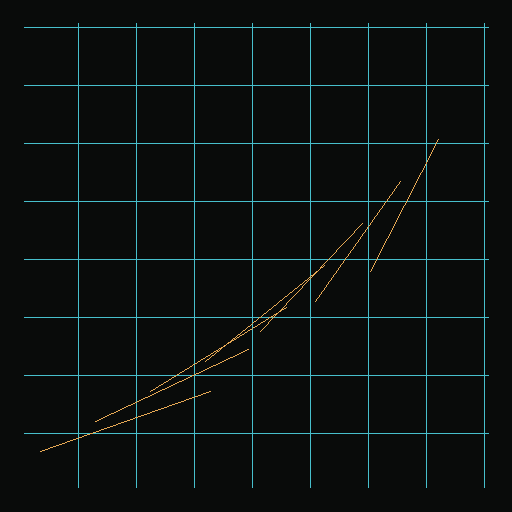
#> input picture art-source/blender/v0342/v0342_uv.png, 512 x 512 px
$ python buildV0292BarrosanSelectedCardMessageFormatRepairPack.py ../../art-source/blender/v0342
#> lines starting #> are read from the running program, lines starting #| are printed output that depends on the picture
import json
import statistics
import sys
from pathlib import Path
from PIL import Image, ImageDraw, ImageStat

root = Path(sys.argv[1])
preflight = Image.new("RGB", (1600, 900), "#101511")
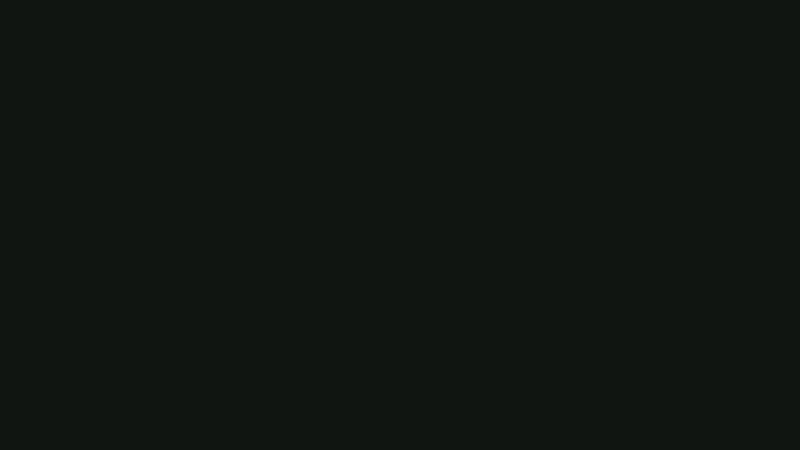
#> preflight: PIL image 1600x900 RGB (shown at 1/2 size); mean R, G, B 16, 21, 17
draw = ImageDraw.Draw(preflight)
draw.rectangle((70, 70, 1530, 830), outline="#65e6d8", width=3)
draw.text((110, 115), "v0.292 PREFLIGHT - SELECTED CARD MESSAGE FORMAT REPAIR", fill="#e8d99d")
draw.text((110, 205), "Base HEAD: 5773547e95a4cb684bdbbe8ab03565d60865d9b5", fill="#ffffff")
draw.text((110, 265), "Baseline exact-SHA Actions: 28752312583 - success", fill="#9fe2a3")
draw.text((110, 365), "Scope: selected-card text and global-instruction placement only.", fill="#ffffff")
draw.text((110, 425), "No gameplay, state progression, launch, deployment, movement, combat, or economy mutation.", fill="#d7c98f")
preflight.save(root / "01_v0292_preflight_head_ci_resolution.png")
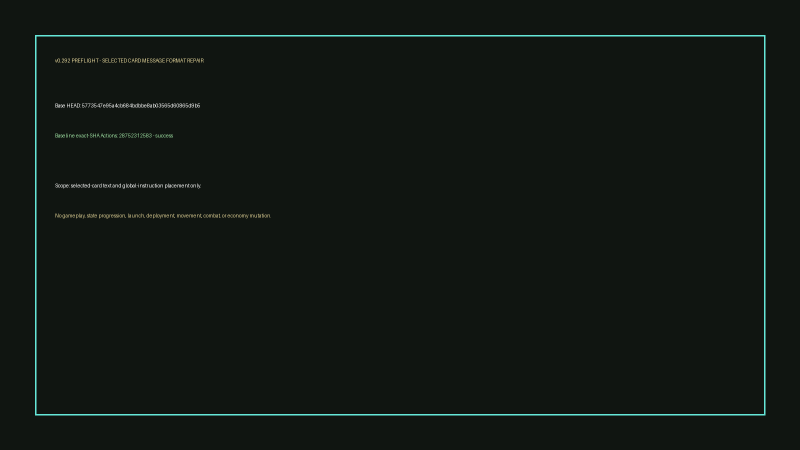
#> saved as 01_v0292_preflight_head_ci_resolution.png: PIL image 1600x900 RGB (shown at 1/2 size); mean R, G, B 17.3, 23.4, 19.3
images = sorted(path for path in root.glob("*.png") if "contact_sheet" not in path.name and "black_frame" not in path.name)
stats = []
for path in images:
    image = Image.open(path).convert("RGB")
#> image is the input picture: PIL image 512x512 RGB; mean R, G, B 11.5, 16.6, 15.7
    sample = image.resize((160, 90))
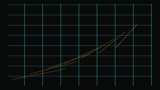
#> sample: PIL image 160x90 RGB; mean R, G, B 11.5, 16.6, 15.7
    pixels = list(sample.getdata())
#> pixels = 14400 items, first 6: (9, 11, 10), (9, 11, 10), (9, 11, 10), (9, 11, 10), (9, 11, 10), (9, 11, 10)
    values = [0.2126 * p[0] + 0.7152 * p[1] + 0.0722 * p[2] for p in pixels]
#> values = 14400 values, max 86.69 at index 7777, min 3.43 at index 10779, mean 15.49
    stats.append({"fileName": path.name, "bytes": path.stat().st_size, "width": image.width, "height": image.height, "sampleUniqueColors": len(set(pixels)), "meanBrightness": round(sum(values) / len(values), 3), "brightnessStdDev": round(ImageStat.Stat(sample).var[0] ** 0.5, 3)})
(root / "v0292-black-frame-stats.json").write_text(json.dumps({"stats": stats}, indent=2) + "\n", encoding="utf-8")
report = Image.new("RGB", (1600, 900), "#101511")
draw = ImageDraw.Draw(report)
draw.rectangle((60, 60, 1540, 840), outline="#65e6d8", width=3)
draw.text((100, 105), "v0.292 BLACK-FRAME REJECTION REPORT", fill="#e8d99d")
draw.text((100, 185), f"PNG files inspected: {len(stats)}", fill="#ffffff")
draw.text((100, 235), f"Minimum unique colors: {min(s['sampleUniqueColors'] for s in stats)}", fill="#9fe2a3")
draw.text((100, 285), f"Minimum brightness: {min(s['meanBrightness'] for s in stats)}", fill="#9fe2a3")
draw.text((100, 365), "PASS - review evidence is non-flat and non-black.", fill="#9fe2a3")
draw.text((100, 435), "Selected-card text is separated from all global instruction text.", fill="#ffffff")
report.save(root / "28_v0292_black_frame_rejection_report.png")
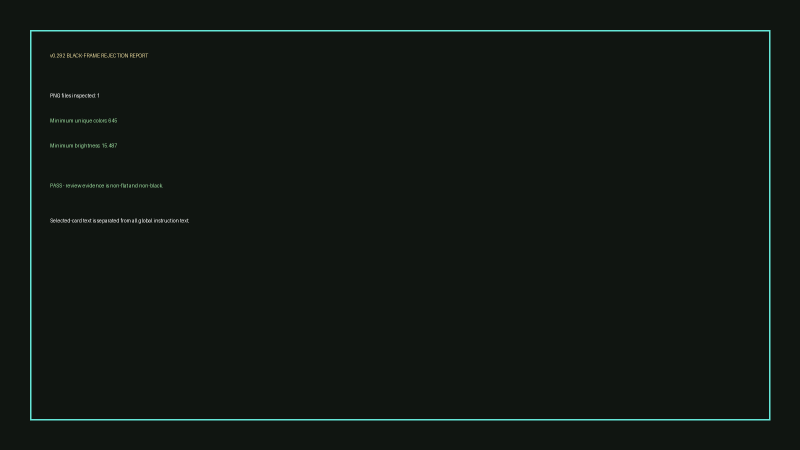
#> saved as 28_v0292_black_frame_rejection_report.png: PIL image 1600x900 RGB (shown at 1/2 size); mean R, G, B 17.1, 23.3, 19.2
tiles = []
for path in images + [root / "28_v0292_black_frame_rejection_report.png"]:
    image = Image.open(path).convert("RGB")
    image.thumbnail((560, 315))
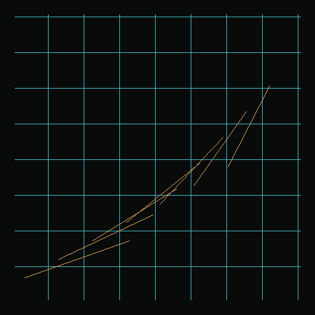
#> image: PIL image 315x315 RGB; mean R, G, B 11.5, 16.6, 15.7
    tile = Image.new("RGB", (580, 350), "#151b14")
    tile.paste(image, ((580 - image.width) // 2, 28))
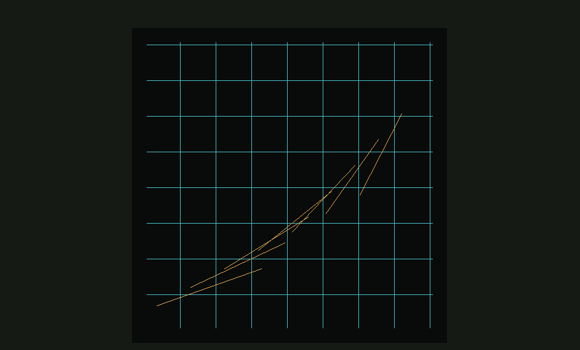
#> tile: PIL image 580x350 RGB; mean R, G, B 16.4, 21.9, 17.9
    ImageDraw.Draw(tile).text((10, 7), path.stem, fill="#ead99b")
    tiles.append(tile)
sheet = Image.new("RGB", (1740, ((len(tiles) + 2) // 3) * 350), "#0e130e")
for index, tile in enumerate(tiles): sheet.paste(tile, ((index % 3) * 580, (index // 3) * 350))
#> this loop made 2 passes
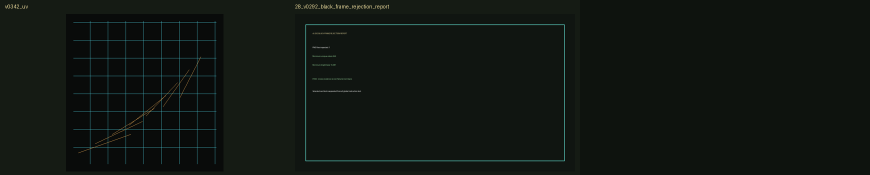
#> sheet: PIL image 1740x350 RGB (shown at 1/2 size); mean R, G, B 16.2, 21.7, 17.2
sheet.save(root / "27_v0292_contact_sheet.png")
